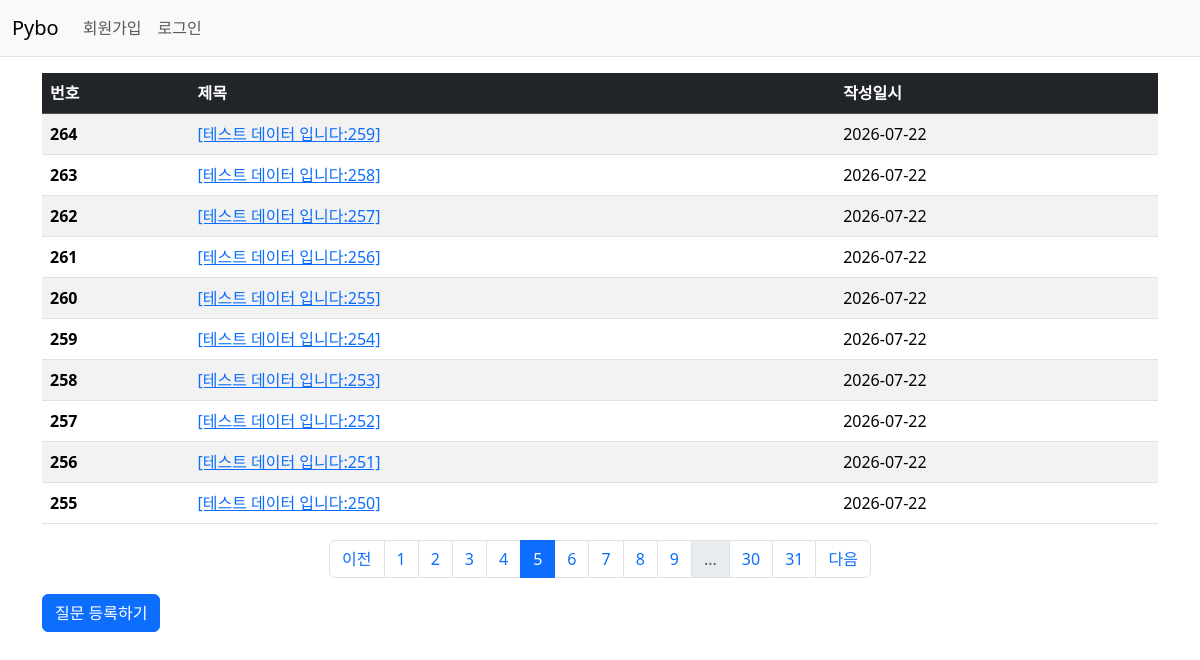
/question/list/?page=5, run on the app's committed database.
### pybo/models.py (models this page shows)
class Question(db.Model):
    id = db.Column(db.Integer, primary_key=True)
    subject = db.Column(db.String(200), nullable=False)
    content = db.Column(db.Text(), nullable=False)
    create_date = db.Column(db.DateTime(), nullable=False)

### pybo/views/question_views.py (the view)
@bp.route('/list/')
def _list():
    page = request.args.get('page', type=int, default=1)
    question_list = Question.query.order_by(Question.create_date.desc()).paginate(page=page,per_page=10)
    return render_template('question/question_list.html', question_list=question_list, datetime=datetime)

### pybo/templates/question/question_list.html (shortened to what this page needs)
{% extends 'base.html' %}
{% block content %}
<div class="container my-3">
    <table class="table table-striped">
        <thead>
            <tr class="table-dark">
                <th scope="col">번호</th>
                <th scope="col">제목</th>
                <th scope="col">작성일시</th>
            </tr>
        </thead>
        <tbody>
            {% if question_list %}
            {% for question in question_list.items %}
            <tr>
                <th scope="row">{{ question_list.total - ((question_list.page -1)*question_list.per_page) - loop.index0 }}</th>
                <td><a href="{{url_for('question.detail', question_id=question.id)}}">{{ question.subject }}</a>
                </td>
                {% if question.create_date.date() == datetime.now().date() %}
                <td>{{ question.create_date|datetime }}</td>
                {% else %}
                <td>{{ question.create_date.date() }}</td>
                {% endif %}
            </tr>
            {% endfor %}
            {% else %}
            <tr>
                <td colspan="3">질문이 없습니다.</td>
            </tr>
            {% endif %}
        </tbody>
    </table>
    <ul class="pagination justify-content-center">
        {% if question_list.has_prev %}
        <li class="page-item">
            <a class="page-link" href="?page={{ question_list.prev_num }}">이전</a>
        </li>
        {% else %}
        <li class="page-item disabled">
            <a class="page-link" tabindex="-1" aria-disabled="true" href="#">이전</a>
        </li>
        {% endif %}
        {% for page_num in question_list.iter_pages() %}
            {% if page_num %}
                {% if page_num != question_list.page %}
        <li class="page-item">
            <a class="page-link" href="?page={{page_num}}">{{ page_num }}</a>
        </li>
                {% else %}
        <li class="page-item active">
            <a class="page-link" href="#" aria-current="page">{{page_num}}</a>
        </li>
                {% endif %}
            {% else %}
        <li class="page-item disabled">
            <a class="page-link" href="#">...</a>
        </li>
            {% endif %}
        {% endfor %}
        {% if question_list.has_next %}
        <li class="page-item">
            <a class="page-link" href="?page={{question_list.next_num}}">다음</a>
        </li>
        {% else %}
        <li class="page-item disabled">
            <a class="page-link" tabindex="-1" aria-disabled="true" href="#">다음</a>
        </li>
        {% endif %}
    </ul>
    <a href="{{ url_for('question.create')}}" class="btn btn-primary">질문 등록하기</a>
</div>
{% endblock %}

### data on the page
Question: id "264", subject "[테스트 데이터 입니다:259]", create_date "2026-07-22"
Question: id "263", subject "[테스트 데이터 입니다:258]", create_date "2026-07-22"
Question: id "262", subject "[테스트 데이터 입니다:257]", create_date "2026-07-22"
Question: id "261", subject "[테스트 데이터 입니다:256]", create_date "2026-07-22"
Question: id "260", subject "[테스트 데이터 입니다:255]", create_date "2026-07-22"
Question: id "259", subject "[테스트 데이터 입니다:254]", create_date "2026-07-22"
Question: id "258", subject "[테스트 데이터 입니다:253]", create_date "2026-07-22"
Question: id "257", subject "[테스트 데이터 입니다:252]", create_date "2026-07-22"
Question: id "256", subject "[테스트 데이터 입니다:251]", create_date "2026-07-22"
Question: id "255", subject "[테스트 데이터 입니다:250]", create_date "2026-07-22"

### other printed values
{{ page_num }} "1" "2" "3" "4" "6" "7" "8" "9" "30" "31"
{{ page_num }} "5"
